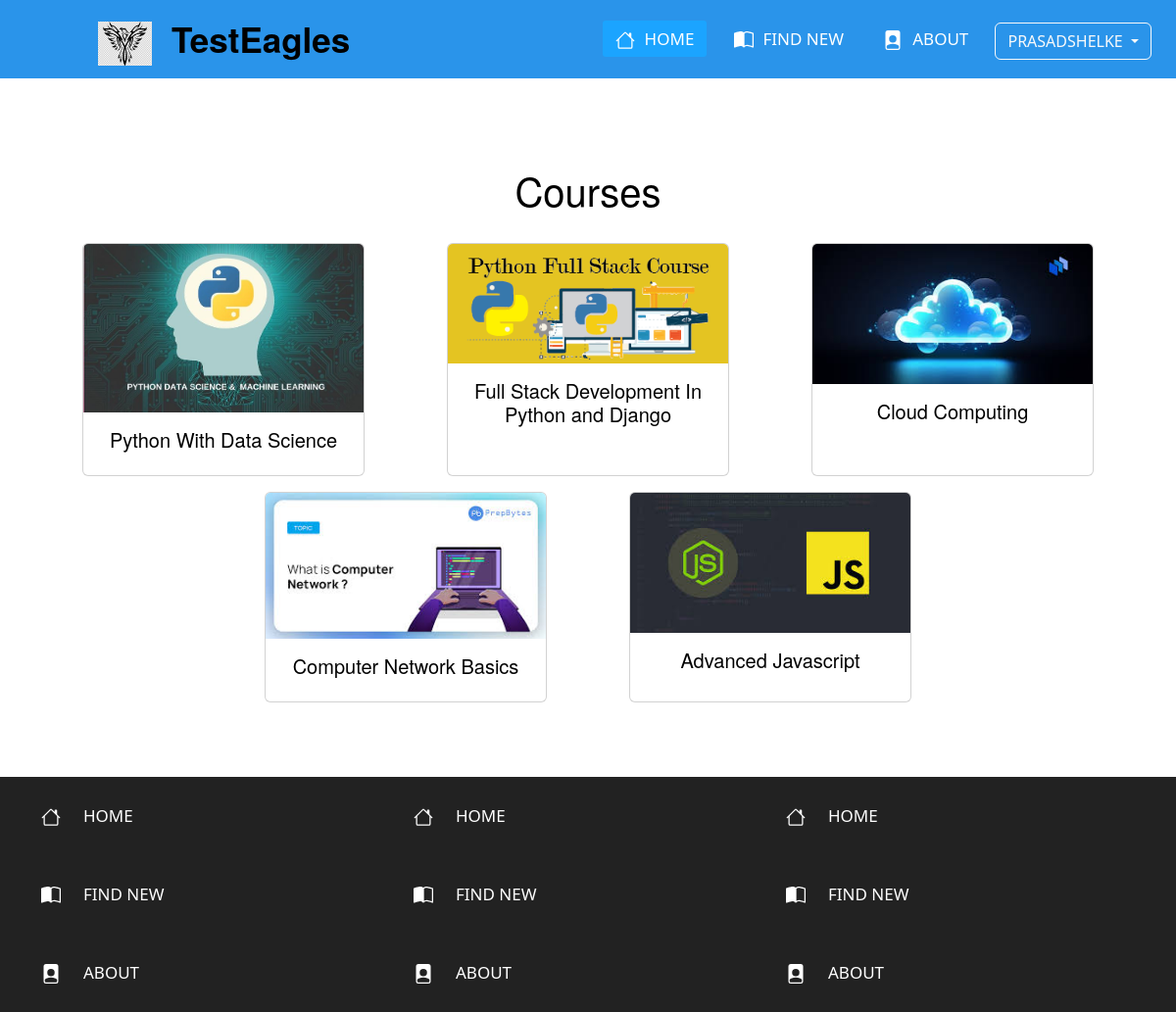
The page /displayCourse/ (signed in) on the database its author committed.
### courses/models.py (models this page shows, shortened)
class BaseModel(models.Model):
  id = models.UUIDField(default=uuid.uuid4, editable=False, primary_key=True)
  created_at = models.DateTimeField(auto_now_add=True)
  updated_at = models.DateTimeField(auto_now=True)
  class Meta:
    abstract = True

class Subject(BaseModel):
  subject_name = models.CharField(max_length = 100)
  subject_image = models.ImageField(upload_to = "public/static/", default="/")

### courses/views.py (the view)
# urls.py: path('displayCourse/', displaySubject, name="DisplaySubject"),
@login_required(login_url="/login")
def displaySubject(request):
  subject = Subject.objects.all()
  context = {'subject':subject}
  return render(request, "displaySubject.html", context)

### courses/templates/displaySubject.html (shortened to what this page needs)
{% extends "base.html" %}
{% block start %}
<div class="container">
  <div class="row justify-content-center">
    <h4 class="courses">Courses</h4>
    {% for subjects in subject %}
    <div class="col-md-4 mb-3 d-flex justify-content-center">
      <div class="card" style="width: 18rem;">
        {% if subjects.subject_image %}
        <a href="/lessons/{{subjects.id}}"><img src="{{ subjects.subject_image.url }}" class="card-img-top"></a>
        {% else %}
        <div class="text-center py-4">No Image</div>
        {% endif %}
        <div class="card-body">
        <a href="/lessons/{{subjects.id}}"><h5 class="card-title text-center">{{ subjects.subject_name }}</h5></a>
        </div>
      </div>
    </div>
    {% endfor %}
  </div>
</div>
{% endblock %}

### courses/templates/base.html (shortened to what this page needs)
<!DOCTYPE html>
<html lang="en">
<head>
  <link rel="stylesheet" href="../static/css/base.css">
  <link rel="stylesheet" href="/static/css/base.css">
  <link href="https://cdn.jsdelivr.net/npm/bootstrap@5.3.3/dist/css/bootstrap.min.css" rel="stylesheet"
>
  <link rel="stylesheet" href="https://cdn.jsdelivr.net/npm/bootstrap-icons@1.3.0/font/bootstrap-icons.css">
</head>
<body>
  <nav>
    <label class="logo" for="check">
      <a href="/" class="testEagles">
        <img src="/static/Images/eagle.jpeg" alt="Logo" width="auto" height="45">
        TestEagles
      </a>
    </label>
    <ul>
      <li><a class="navItem active" href="/">Home</a></li>
      <li><a class="navItem" href="/displayCourse">Find New</a></li>
      <li><a class="navItem" href="/about">About</a></li>
      {% if request.user.is_authenticated %}
      <li class="dropdown">
        <a class="navItem dropdown-toggle btn btn-outline-light" href="#" role="button" id="dropdownMenuLink" data-bs-toggle="dropdown"
          aria-expanded="false">
          {{ request.user.username }}
        </a>
      </li>
      {% else %}
      <li><a class="navItem" href="/login">Login</a></li>
      {% endif %}
    </ul>
  </nav>
  <div class="container mt-5">
    {% block start %}
    {% endblock %}
  </div>
  <div class="footer-container">
    <div class="container">
      <div class="row">
        <div class="col">
          <li><a class="navItem mt-15" href="/">Home</a></li>
          <li><a class="navItem mt-15" href="/displayCourse">Find New</a></li>
          <li><a class="navItem mt-15" href="/about">About</a></li>
        </div>
        <div class="col">
          <li><a class="navItem mt-15" href="/">Home</a></li>
          <li><a class="navItem mt-15" href="/displayCourse">Find New</a></li>
          <li><a class="navItem mt-15" href="/about">About</a></li>
        </div>
        <div class="col">
          <li><a class="navItem mt-15" href="/">Home</a></li>
          <li><a class="navItem mt-15" href="/displayCourse">Find New</a></li>
          <li><a class="navItem mt-15" href="/about">About</a></li>
        </div>
      </div>
     </div>
  </div>
</body>
</html>

### courses/static/css/base.css (style rules this page uses)
* { padding: 0; margin: 0; text-decoration: none; list-style: none; box-sizing: border-box; }
img, svg { vertical-align: middle; margin-right: 10px; }
body { font-family: montserrat; }
nav { background: #007fe6d5; height: 80px; width: 100%; }
label.logo { color: white; font-size: 35px; line-height: 80px; padding: 0 100px; font-weight: bold; }
nav ul { float: right; margin-right: 20px; }
nav ul li { display: inline-block; line-height: 30px; margin: 0 5px; }
.navItem { color: white; font-size: 17px; padding: 7px 13px; border-radius: 3px; line-height: 80px; text-transform: uppercase; text-decoration: none; }
a.active, li a:hover { background: #1ba4ff; transition: .5s; }
.testEagles { text-decoration: none; color: black; font-family: sohne, "Helvetica Neue", Helvetica, Arial, sans-serif; }
.footer-container { width: 100%; color: white; background-color: rgb(34, 34, 34); margin-top: 50px; }

### courses/templates/displaySubject.html (style rules this page uses)
.card-title { text-decoration: none; color: black; font-family: sohne, "Helvetica Neue", Helvetica, Arial, sans-serif; }
.card-body a { text-decoration: none; }
.container { margin-top: 60px; }
.courses { color: black; font-family: sohne, "Helvetica Neue", Helvetica, Arial, sans-serif; font-size: 40px; font-weight: 500; text-align: center; margin-bottom: 30px; margin-top: 30px; }

### rows shown on the page
Subject: subject_image (picture), subject_name "Python With Data Science"
Subject: subject_image (picture), subject_name "Full Stack Development In Python and Django"
Subject: subject_image (picture), subject_name "Cloud Computing"
Subject: subject_image (picture), subject_name "Computer Network Basics"
Subject: subject_image (picture), subject_name "Advanced Javascript"

### other values the page prints
{{ request.user.username }} "PRASADSHELKE"
